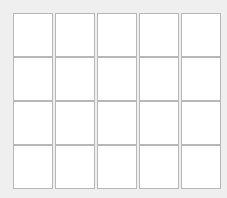
   <widget class="QWidget" name="gridLayoutWidget">
    <property name="geometry">
     <rect>
      <x>20</x>
      <y>340</y>
      <width>227</width>
      <height>194</height>
     </rect>
    </property>
    <layout class="QGridLayout" name="gridLayoutPuzzle">
     <property name="rightMargin">
      <number>0</number>
     </property>
     <property name="spacing">
      <number>0</number>
     </property>
     <item row="4" column="4">
      <widget class="QGraphicsView" name="piece19">
       <property name="minimumSize">
        <size>
         <width>40</width>
         <height>44</height>
        </size>
       </property>
       <property name="maximumSize">
        <size>
         <width>39</width>
         <height>39</height>
        </size>
       </property>
       <property name="verticalScrollBarPolicy">
        <enum>Qt::ScrollBarAlwaysOff</enum>
       </property>
       <property name="horizontalScrollBarPolicy">
        <enum>Qt::ScrollBarAlwaysOff</enum>
       </property>
      </widget>
     </item>
     <item row="4" column="2">
      <widget class="QGraphicsView" name="piece17">
       <property name="minimumSize">
        <size>
         <width>40</width>
         <height>44</height>
        </size>
       </property>
       <property name="maximumSize">
        <size>
         <width>39</width>
         <height>39</height>
        </size>
       </property>
       <property name="verticalScrollBarPolicy">
        <enum>Qt::ScrollBarAlwaysOff</enum>
       </property>
       <property name="horizontalScrollBarPolicy">
        <enum>Qt::ScrollBarAlwaysOff</enum>
       </property>
      </widget>
     </item>
     <item row="4" column="3">
      <widget class="QGraphicsView" name="piece18">
       <property name="minimumSize">
        <size>
         <width>40</width>
         <height>44</height>
        </size>
       </property>
       <property name="maximumSize">
        <size>
         <width>39</width>
         <height>39</height>
        </size>
       </property>
       <property name="verticalScrollBarPolicy">
        <enum>Qt::ScrollBarAlwaysOff</enum>
       </property>
       <property name="horizontalScrollBarPolicy">
        <enum>Qt::ScrollBarAlwaysOff</enum>
       </property>
      </widget>
     </item>
     <item row="2" column="2">
      <widget class="QGraphicsView" name="piece7">
       <property name="minimumSize">
        <size>
         <width>40</width>
         <height>44</height>
        </size>
       </property>
       <property name="maximumSize">
        <size>
         <width>39</width>
         <height>39</height>
        </size>
       </property>
       <property name="verticalScrollBarPolicy">
        <enum>Qt::ScrollBarAlwaysOff</enum>
       </property>
       <property name="horizontalScrollBarPolicy">
        <enum>Qt::ScrollBarAlwaysOff</enum>
       </property>
      </widget>
     </item>
     <item row="0" column="0">
      <widget class="QGraphicsView" name="piece0">
       <property name="minimumSize">
        <size>
         <width>40</width>
         <height>44</height>
        </size>
       </property>
       <property name="maximumSize">
        <size>
         <width>39</width>
         <height>39</height>
        </size>
       </property>
       <property name="styleSheet">
        <string notr="true"/>
       </property>
       <property name="verticalScrollBarPolicy">
        <enum>Qt::ScrollBarAlwaysOff</enum>
       </property>
       <property name="horizontalScrollBarPolicy">
        <enum>Qt::ScrollBarAlwaysOff</enum>
       </property>
      </widget>
     </item>
     <item row="0" column="3">
      <widget class="QGraphicsView" name="piece3">
       <property name="minimumSize">
        <size>
         <width>40</width>
         <height>44</height>
        </size>
       </property>
       <property name="maximumSize">
        <size>
         <width>39</width>
         <height>39</height>
        </size>
       </property>
       <property name="verticalScrollBarPolicy">
        <enum>Qt::ScrollBarAlwaysOff</enum>
       </property>
       <property name="horizontalScrollBarPolicy">
        <enum>Qt::ScrollBarAlwaysOff</enum>
       </property>
      </widget>
     </item>
     <item row="2" column="3">
      <widget class="QGraphicsView" name="piece8">
       <property name="minimumSize">
        <size>
         <width>40</width>
         <height>44</height>
        </size>
       </property>
       <property name="maximumSize">
        <size>
         <width>39</width>
         <height>39</height>
        </size>
       </property>
       <property name="verticalScrollBarPolicy">
        <enum>Qt::ScrollBarAlwaysOff</enum>
       </property>
       <property name="horizontalScrollBarPolicy">
        <enum>Qt::ScrollBarAlwaysOff</enum>
       </property>
      </widget>
     </item>
     <item row="2" column="1">
      <widget class="QGraphicsView" name="piece6">
       <property name="minimumSize">
        <size>
         <width>40</width>
         <height>44</height>
        </size>
       </property>
       <property name="maximumSize">
        <size>
         <width>39</width>
         <height>39</height>
        </size>
       </property>
       <property name="verticalScrollBarPolicy">
        <enum>Qt::ScrollBarAlwaysOff</enum>
       </property>
       <property name="horizontalScrollBarPolicy">
        <enum>Qt::ScrollBarAlwaysOff</enum>
       </property>
      </widget>
     </item>
     <item row="2" column="0">
      <widget class="QGraphicsView" name="piece5">
       <property name="minimumSize">
        <size>
         <width>40</width>
         <height>44</height>
        </size>
       </property>
       <property name="maximumSize">
        <size>
         <width>39</width>
         <height>39</height>
        </size>
       </property>
       <property name="verticalScrollBarPolicy">
        <enum>Qt::ScrollBarAlwaysOff</enum>
       </property>
       <property name="horizontalScrollBarPolicy">
        <enum>Qt::ScrollBarAlwaysOff</enum>
       </property>
      </widget>
     </item>
     <item row="4" column="1">
      <widget class="QGraphicsView" name="piece16">
       <property name="minimumSize">
        <size>
         <width>40</width>
         <height>44</height>
        </size>
       </property>
       <property name="maximumSize">
        <size>
         <width>39</width>
         <height>39</height>
        </size>
       </property>
       <property name="verticalScrollBarPolicy">
        <enum>Qt::ScrollBarAlwaysOff</enum>
       </property>
       <property name="horizontalScrollBarPolicy">
        <enum>Qt::ScrollBarAlwaysOff</enum>
       </property>
      </widget>
     </item>
     <item row="3" column="0">
      <widget class="QGraphicsView" name="piece10">
       <property name="minimumSize">
        <size>
         <width>40</width>
         <height>44</height>
        </size>
       </property>
       <property name="maximumSize">
        <size>
         <width>39</width>
         <height>39</height>
        </size>
       </property>
       <property name="verticalScrollBarPolicy">
        <enum>Qt::ScrollBarAlwaysOff</enum>
       </property>
       <property name="horizontalScrollBarPolicy">
        <enum>Qt::ScrollBarAlwaysOff</enum>
       </property>
      </widget>
     </item>
     <item row="3" column="4">
      <widget class="QGraphicsView" name="piece14">
       <property name="minimumSize">
        <size>
         <width>40</width>
         <height>44</height>
        </size>
       </property>
       <property name="maximumSize">
        <size>
         <width>39</width>
         <height>39</height>
        </size>
       </property>
       <property name="verticalScrollBarPolicy">
        <enum>Qt::ScrollBarAlwaysOff</enum>
       </property>
       <property name="horizontalScrollBarPolicy">
        <enum>Qt::ScrollBarAlwaysOff</enum>
       </property>
      </widget>
     </item>
     <item row="3" column="3">
      <widget class="QGraphicsView" name="piece13">
       <property name="minimumSize">
        <size>
         <width>40</width>
         <height>44</height>
        </size>
       </property>
       <property name="maximumSize">
        <size>
         <width>39</width>
         <height>39</height>
        </size>
       </property>
       <property name="verticalScrollBarPolicy">
        <enum>Qt::ScrollBarAlwaysOff</enum>
       </property>
       <property name="horizontalScrollBarPolicy">
        <enum>Qt::ScrollBarAlwaysOff</enum>
       </property>
      </widget>
     </item>
     <item row="3" column="2">
      <widget class="QGraphicsView" name="piece12">
       <property name="minimumSize">
        <size>
         <width>40</width>
         <height>44</height>
        </size>
       </property>
       <property name="maximumSize">
        <size>
         <width>39</width>
         <height>39</height>
        </size>
       </property>
       <property name="verticalScrollBarPolicy">
        <enum>Qt::ScrollBarAlwaysOff</enum>
       </property>
       <property name="horizontalScrollBarPolicy">
        <enum>Qt::ScrollBarAlwaysOff</enum>
       </property>
      </widget>
     </item>
     <item row="0" column="4">
      <widget class="QGraphicsView" name="piece4">
       <property name="minimumSize">
        <size>
         <width>40</width>
         <height>44</height>
        </size>
       </property>
       <property name="maximumSize">
        <size>
         <width>39</width>
         <height>39</height>
        </size>
       </property>
       <property name="verticalScrollBarPolicy">
        <enum>Qt::ScrollBarAlwaysOff</enum>
       </property>
       <property name="horizontalScrollBarPolicy">
        <enum>Qt::ScrollBarAlwaysOff</enum>
       </property>
      </widget>
     </item>
     <item row="3" column="1">
      <widget class="QGraphicsView" name="piece11">
       <property name="minimumSize">
        <size>
         <width>40</width>
         <height>44</height>
        </size>
       </property>
       <property name="maximumSize">
        <size>
         <width>39</width>
         <height>39</height>
        </size>
       </property>
       <property name="verticalScrollBarPolicy">
        <enum>Qt::ScrollBarAlwaysOff</enum>
       </property>
       <property name="horizontalScrollBarPolicy">
        <enum>Qt::ScrollBarAlwaysOff</enum>
       </property>
      </widget>
     </item>
     <item row="4" column="0">
      <widget class="QGraphicsView" name="piece15">
       <property name="minimumSize">
        <size>
         <width>40</width>
         <height>44</height>
        </size>
       </property>
       <property name="maximumSize">
        <size>
         <width>39</width>
         <height>39</height>
        </size>
       </property>
       <property name="verticalScrollBarPolicy">
        <enum>Qt::ScrollBarAlwaysOff</enum>
       </property>
       <property name="horizontalScrollBarPolicy">
        <enum>Qt::ScrollBarAlwaysOff</enum>
       </property>
      </widget>
     </item>
     <item row="0" column="1">
      <widget class="QGraphicsView" name="piece1">
       <property name="minimumSize">
        <size>
         <width>40</width>
         <height>44</height>
        </size>
       </property>
       <property name="maximumSize">
        <size>
         <width>39</width>
         <height>39</height>
        </size>
       </property>
       <property name="styleSheet">
        <string notr="true"/>
       </property>
       <property name="verticalScrollBarPolicy">
        <enum>Qt::ScrollBarAlwaysOff</enum>
       </property>
       <property name="horizontalScrollBarPolicy">
        <enum>Qt::ScrollBarAlwaysOff</enum>
       </property>
      </widget>
     </item>
     <item row="0" column="2">
      <widget class="QGraphicsView" name="piece2">
       <property name="minimumSize">
        <size>
         <width>40</width>
         <height>44</height>
        </size>
       </property>
       <property name="maximumSize">
        <size>
         <width>39</width>
         <height>39</height>
        </size>
       </property>
       <property name="verticalScrollBarPolicy">
        <enum>Qt::ScrollBarAlwaysOff</enum>
       </property>
       <property name="horizontalScrollBarPolicy">
        <enum>Qt::ScrollBarAlwaysOff</enum>
       </property>
      </widget>
     </item>
     <item row="2" column="4">
      <widget class="QGraphicsView" name="piece9">
       <property name="minimumSize">
        <size>
         <width>40</width>
         <height>44</height>
        </size>
       </property>
       <property name="maximumSize">
        <size>
         <width>39</width>
         <height>39</height>
        </size>
       </property>
       <property name="verticalScrollBarPolicy">
        <enum>Qt::ScrollBarAlwaysOff</enum>
       </property>
       <property name="horizontalScrollBarPolicy">
        <enum>Qt::ScrollBarAlwaysOff</enum>
       </property>
      </widget>
     </item>
    </layout>
   </widget>
